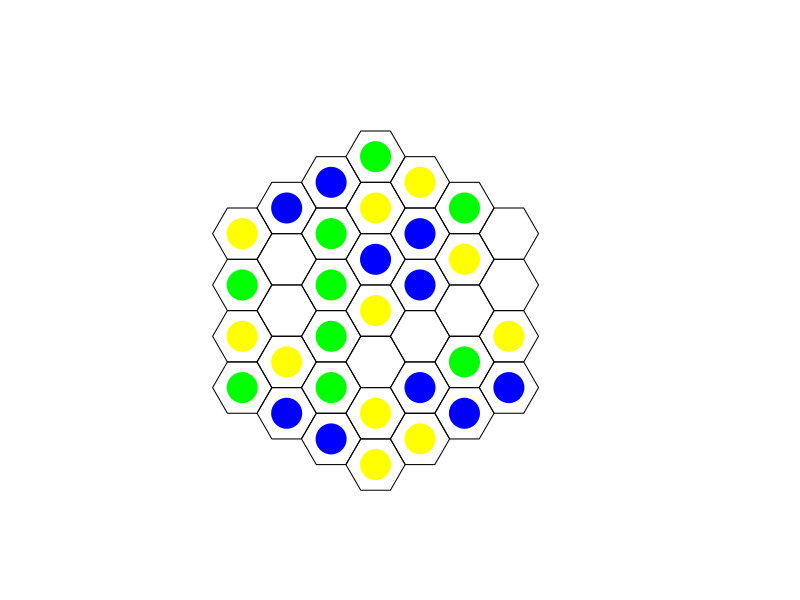

Here is the R script that generated this plot:
###################################
## TRI HEX GAME (tentative title)
####

# HEXFLEX
# TRIGON

## CONTENTS
'
 15 yellow stones
 15 green stones
 15 blue stones
 5x5 hex game board (tentative size)
 opaque drawstring bag
'

## OBJECTIVE
'
 Create groups of three stones of the same color in the orientation 
 unique to that color. Each group of three is worth one point.
'
# yellow stone group orientation: two linear, one offset
#   X X X X X    X X X X X 
#   X O O X X    X X O X X
#   O X X X X    X X O X X
#   X X X X X    X O X X X 
#   X X X X X    X X X X X 
#
# blue stone group orientation: three in a line
#   X X X X X     X X X X X 
#   X X O X X     X X X X X
#   X X O X X     X O O O X
#   X X O X X     X X X X X
#   X X X X X     X X X X X 
#
# green stone group orientation: three vertices (triangle)
#   X X X X X     X X X X X 
#   X X O X X     X X X X X 
#   X O O X X     X X O O X 
#   X X X X X     X X O X X 
#   X X X X X     X X X X X 

## GAMEPLAY
'
 All stones are placed in the drawstring bag.
 Each player takes turns randomly drawing a stone from the bag and placing it 
 on the hex board.
'

## BASIC MOTION
'
 yellow stones push blue stones one space in a linear path.
 blue stones push green stones one space in a linear path.
 green stones push yellow stones one space in a linear path.
'

## COMBOS
# If a yellow stone pushes a blue stone into a space adjacent to a green stone,
#   the green stone is also pushed one space by the blue stone. If the pushed
#   green stone is adjacent to a yellow stone, the yellow stone is subsequently
#   pushed one space by the green stone. As so on and so forth. The reaction 
#   will continue until no other stones can be pushed.
#     X X X X X         X X X X W       X X X X X 
#     X R X W X         X R X X X       B X R X W 
#     X X X X X   -->   X X R X X   OR  X X X X X 
#     X X R X X         X X X X X       X X R X X 
#     X X X X X         X X B X X       X X X X X 
#
#
# If a blue stone is adjacent to a green stone on the board and a yellow stone
#   is placed linearly adjacent to the blue stone, the blue stone remains 
#   stationary while the green stone is pushed one space (if open) by 
#   Newton's Cradle law.
#     X X X X X         X X W X X
#     X X W X X         X X X X X
#     X X R X X   -->   X X R X X
#     X X X X X         X X B X X
#     X X X X X         X X X X X

## RESTRICTIONS
'
 A stone cannot be placed on the board to create the desiblue orientation. The
 orientation must be created by pushing the stones into place.
'

## EDGE EFFECTS
'
 Stones can be pushed "off the edge" of the board if pushed by its counterpart.
 Stones pushed off the edge of the board are returned to the drawstring bag.
'

## GAME PLAY METRICS
'
 05/30/22: initial observations
    - yellow configuration is more likely to occur by random placement, no pushing or replacement
'
#############################################################################
## GAME BUILDING
##

require(pracma)
require(sp)
require(zoo)


## CREATE BOARD
#
#     O O O O
#    O O O O O
#   O O O O O O
#  O O O O O O O
#   O O O O O O
#    O O O O O
#     O O O O
#
'
 37 spaces, hexagons in the shape of a hexagon
 
'

createBoard <- function(size=13,x0=4,y0=11){
  
  Hexagon <- function(x, y, unitcell = 1){
    ratio <- sqrt(3)/2
    polygon(x = c(x, x+unitcell/2, x+unitcell+(unitcell/2), 
                  x+unitcell*2, x+unitcell+(unitcell/2), x+unitcell/2),
            y = c(y, y+ratio, y+ratio, y, y-ratio, y-ratio))
  }
  
  nrow <- ncol <- size
  ratio <- sqrt(3)/2
  
  # x0 <- 4
  # y0 <- 11
  
  xint <- ratio*sqrt(3)
  yint <- ratio
  
  x_offset <- 3
  x_multiplier <- c(0,1,2,3,2,3,2,3,2,3,2,1,0)
  y_multiplier <- seq(0,12)
  num_in_row <- c(1,2,3,4,3,4,3,4,3,4,3,2,1)
  x_center <- c()
  y_center <- c()
  
  # empty plot window
  plot(0, 0, type = "n", axes = FALSE, xlim=c(0, ncol),
       ylim=c(0, nrow), xlab="", ylab= "", asp=1)
  
  # plot hexes, compute centerpoints
  for(i in seq_along(num_in_row)){
    offset_multiplier <- seq(0,num_in_row[i]-1)
    for(j in seq(num_in_row[i])){
      update_x <- x0-xint*x_multiplier[i]+x_offset*offset_multiplier[j]
      update_y <- y0-yint*y_multiplier[i]
      Hexagon(update_x,update_y)
      
      x_center <- append(x_center, update_x+1, after=length(x_center))
      y_center <- append(y_center, update_y, after=length(y_center))
    }
  }
  
  # list relationships between hexes
  '
    Blue - linear-linear-linear
    Green - three nearest neighbors
    Yellow - linear-linear-offset
  '
  
  linear_rows <- list(c(7,4,2,1),
                      c(14,11,8,5,3),
                      c(21,18,15,12,9,6),
                      c(28,25,22,19,16,13,10),
                      c(32,29,26,23,20,17),
                      c(35,33,30,27,24),
                      c(37,36,34,31),
                      c(28,32,35,37),
                      c(21,25,29,33,36),
                      c(14,18,22,26,30,34),
                      c(7,11,15,19,23,27,31),
                      c(4,8,12,16,20,24),
                      c(2,5,9,13,17),
                      c(1,3,6,10),
                      c(7,14,21,28),
                      c(4,11,18,25,32),
                      c(2,8,15,22,29,35),
                      c(1,5,12,19,26,33,37),
                      c(3,9,16,23,30,36),
                      c(6,13,20,27,34),
                      c(10,17,24,31))
  
  neighbors <- list(c(3,5,2),
                    c(1,5,8,4),
                    c(6,9,5,1),
                    c(2,8,11,7),
                    c(1,3,9,12,8,2),
                    c(10,13,9,3),
                    c(4,11,14),
                    c(2,5,12,15,11,4),
                    c(3,6,13,16,12,5),
                    c(17,13,6),
                    c(4,8,15,18,14,7),
                    c(5,9,16,19,15,8),
                    c(6,10,17,20,16,9),
                    c(7,11,18,21),
                    c(8,12,19,22,18,11),
                    c(9,13,20,23,19,12),
                    c(24,20,13,10),
                    c(11,15,22,25,21,14),
                    c(12,16,23,26,22,15),
                    c(13,17,24,27,23,16),
                    c(14,18,25,28),
                    c(15,19,26,29,25,18),
                    c(16,20,27,30,26,19),
                    c(31,27,20,17),
                    c(18,22,29,32,28,21),
                    c(19,23,30,33,29,22),
                    c(20,24,31,34,30,23),
                    c(21,25,32),
                    c(22,26,33,35,32,25),
                    c(23,27,34,36,33,26),
                    c(34,27,24),
                    c(28,25,29,35),
                    c(26,30,36,37,35,29),
                    c(36,30,27,31),
                    c(32,29,33,37),
                    c(37,33,30,34),
                    c(35,33,36))

  return(list("ID"=seq(1,length(x_center)),
              "X"=x_center,
              "Y"=y_center,
              "VAL"=rep(0,length(x_center)),
              "turn"=0,
              "linear_rows"=linear_rows,
              "neighbors"=neighbors))
}

refreshBoard <- function(size=13,x0=4,y0=11){
  Hexagon <- function(x, y, unitcell = 1){
    ratio <- sqrt(3)/2
    polygon(x = c(x, x+unitcell/2, x+unitcell+(unitcell/2), 
                  x+unitcell*2, x+unitcell+(unitcell/2), x+unitcell/2),
            y = c(y, y+ratio, y+ratio, y, y-ratio, y-ratio))
  }
  
  nrow <- ncol <- size
  ratio <- sqrt(3)/2
  
  # x0 <- 4
  # y0 <- 11
  
  xint <- ratio*sqrt(3)
  yint <- ratio
  
  x_offset <- 3
  x_multiplier <- c(0,1,2,3,2,3,2,3,2,3,2,1,0)
  y_multiplier <- seq(0,12)
  num_in_row <- c(1,2,3,4,3,4,3,4,3,4,3,2,1)
  x_center <- c()
  y_center <- c()
  
  # empty plot window
  plot(0, 0, type = "n", axes = FALSE, xlim=c(0, ncol),
       ylim=c(0, nrow), xlab="", ylab= "", asp=1)
  
  for(i in seq_along(num_in_row)){
    offset_multiplier <- seq(0,num_in_row[i]-1)
    for(j in seq(num_in_row[i])){
      update_x <- x0-xint*x_multiplier[i]+x_offset*offset_multiplier[j]
      update_y <- y0-yint*y_multiplier[i]
      Hexagon(update_x,update_y)
    }
  }
  
}

updateBoard <- function(centers,selection,placeRandom){
  x_cell <- centers$X[which(centers$ID==placeRandom)]
  y_cell <- centers$Y[which(centers$ID==placeRandom)]
  points(x_cell,y_cell,col=selection$stone,pch=19,cex=4)
}


## DRAW STONES
initializeBag <- function(num_stones=12){
  bag_init = c(rep("yellow",num_stones),rep("blue",num_stones),rep("green",num_stones))
  return(list("available"=bag_init,"memory"=c()))
}

drawFromBag <- function(bag){
  updated_bag <- bag
  
  if(isempty(bag$available)){ stop("Bag is empty") }
  drawn_stone <- sample(bag$available,1)
  updated_bag$memory <- c(bag$memory,drawn_stone)
  updated_bag$stone <- drawn_stone
  
  to_remove <- which(bag$available==drawn_stone)[1]
  updated_bag$available <- bag$available[-to_remove]
  
  return(updated_bag)
}

addToBag <- function(placeStone,bag){
  updated_bag <- bag
  
}


## PLACE STONES
# random for now

availablePositions <- function(centers){
  open <- centers$ID[which(centers$VAL==0)]
  return(open)
}

legalPositions <- function(centers){
  '
  Identify illegal orientations
  Outputs: yes legal, no not legal & locations
  '
  
  # check blue - linear - VAL=2
  check_blue <- c()
  for(i in seq_along(centers$linear_rows)){
    hex_in_row <- centers_new$ID[centers_new$linear_rows[[i]]]
    tmp <- centers$VAL[centers$linear_rows[[i]]]
    triplets <- c()
    if(any(tmp==2)){
      id <- as.integer(tmp==2)
      trip <- rollsum(id,3)
      if(any(trip==3)){
        id_trip <- which(trip==3)
        for(j in seq_along(id_trip)){
          triplets <- append(triplets,list(hex_in_row[seq(id_trip[j],id_trip[j]+2)]),after=length(triplets))
        }
      }
    }
    
    if(!is.null(triplets)){
      check_blue <- append(check_blue,triplets,after=length(check_blue))
    }
  }
  
  # check green - neighbors - VAL=3
  check_green <- c()
  green_on_board <- centers$ID[which(centers$VAL==3)]
  if(any(green_on_board>0)){
    for(i in seq_along(green_on_board)){
      group_green <- c()
      hex_in_group <- centers$neighbors[[green_on_board[i]]]
      id_gr <- as.integer(centers$VAL[hex_in_group]==3)
      if(any(id_gr==1)){
        duo <- rollsum(id_gr,2)
        if(any(duo==2)){
          id_duo <- which(duo==2)
          for(j in seq_along(id_duo)){
            group_green <- append(group_green,list(c(green_on_board[i],hex_in_group[seq(id_duo[j],id_duo[j]+1)])),after=length(group_green))
          }
        }
      }
      
      if(!is.null(group_green)){
        check_green <- append(check_green,group_green,after=length(check_green))
      }
    }
    'remove duplicates'
    len <- length(check_green)
    rm_id <- c()
    for(i in seq(len-1)){
      a <- check_green[[i]]
      for(j in seq(i+1,len)){
        b <- check_green[[j]]
        tmp <- intersect(a,b)
        if(length(tmp)==3){
          rm_id <- append(rm_id,j,after=length(rm_id))
        }
      }
    }
    if(!is.null(rm_id)){
      check_green <- check_green[- unique(rm_id)]
    }
  }
  
  # check yellow - linear+offset - VAL=1
  check_yellow <- c()
  for(i in seq_along(centers$neighbors)){
    group_yellow <- c()
    hex_neighbors <- centers$neighbors[[i]]
    if(length(hex_neighbors)==6){ 'for fully surrounded hexes'
      tmp_hex <- c(hex_neighbors[5:6],hex_neighbors)
      id_yel <- as.integer(centers$VAL[tmp_hex]==1)
      if(any(id_yel==1)){
        yel <- rollsum(id_yel,3)
        if(any(yel==3)){
          yel_id <- which(yel==3)
          for(j in seq_along(yel_id)){
            group_yellow <- append(group_yellow,list(tmp_hex[seq(yel_id[j],yel_id[j]+2)]),after=length(group_yellow))
          }
        }
      }
    } else { 'for all other hexes'
      id_yel <- as.integer(centers$VAL[hex_neighbors]==1)
      if(any(id_yel==1)){
        yel <- rollsum(id_yel,3)
        if(any(yel==3)){
          yel_id <- which(yel==3)
          for(j in seq_along(yel_id)){
            group_yellow <- append(group_yellow,list(hex_neighbors[seq(yel_id[j],yel_id[j]+2)]),after=length(group_yellow))
          }
        }
      }
    }
    
    
    if(!is.null(group_yellow)){
      check_yellow <- append(check_yellow,group_yellow,after=length(check_yellow))
    }
  }
  
  'determine yes/no'
  if(is.null(check_blue) & is.null(check_green) & is.null(check_yellow)){
    outcome <- "LEGAL"
  } else {
    outcome <- "ILLEGAL"
  }
  
  'return values'
  return(list("outcome" = outcome,
              "blue"=check_blue,
              "green"=check_green,
              "yellow"=check_yellow))
}

selectPosition <- function(available_positions){
  '
   Random for now.
   Consider situation where player must select between two potential wins.
  '
  placeRandom <- sample(available_positions,1)
  return(placeRandom)
}

updatePositions <- function(centers,selection,placeRandom){
  update_centers <- centers
  update_centers$turn <- centers$turn + 1

  switch(selection$stone,
         yellow = update_centers$VAL[placeRandom] <- 1,
         blue = update_centers$VAL[placeRandom] <- 2,
         green = update_centers$VAL[placeRandom] <- 3)
  
  return(update_centers)
}

pushStones <- function(){
  
}

#############################################
## GAMEPLAY

centers <- createBoard()
bag <- initializeBag()
turn <- 0
illegal_count <- 0
for(game in seq(36)){
  if(turn==0){
    selection <- drawFromBag(bag)
    open_positions <- availablePositions(centers)
    placeStone <- selectPosition(open_positions)
    updateBoard(centers,selection,placeStone)
    centers_new <- updatePositions(centers,selection,placeStone)
    bag_update <- selection
    turn <- turn + 1
  } else {
    bag_update_tmp <- drawFromBag(bag_update)
    open_positions <- availablePositions(centers_new)

    placeStone <- selectPosition(open_positions)
    centers_new_tmp <- updatePositions(centers_new,bag_update_tmp,placeStone)
    illegal_positions <- legalPositions(centers_new_tmp)
    status <- illegal_positions$outcome
    
    if(status == "LEGAL"){
      # --> push stones, update positions, eval win, remove stones, update bag, update board
      
      centers_new <- centers_new_tmp
      bag_update <- bag_update_tmp
      updateBoard(centers_new,bag_update,placeStone)
      turn <- turn + 1
    } else {
      illegal_count <- illegal_count + 1
    }
  }
}

print(illegal_count)

# print(bag_update)
# print(centers_new)


#############################################
## OLD CODE

# VERTICES
# x <- seq(0,ncol,3)
# y <- seq(0,nrow,sqrt(3))
# x0 <- x+1.5
# y0 <- y+sqrt(3)/2
# 
# XY <- meshgrid(x,y)
# XY0 <- meshgrid(x0,y0)
# 
# x1 <- x0 - 1
# XY1 <- meshgrid(x1,y0)
# 
# x2 <- x - 1
# XY2 <- meshgrid(x2,y)
# 
# plot(XY$X,XY$Y,xlim=c(-1,ncol+3),ylim=c(-1,nrow+3))
# points(XY0$X,XY0$Y,col='red')
# points(XY1$X,XY1$Y,col='cyan')
# points(XY2$X,XY2$Y,col='green')
